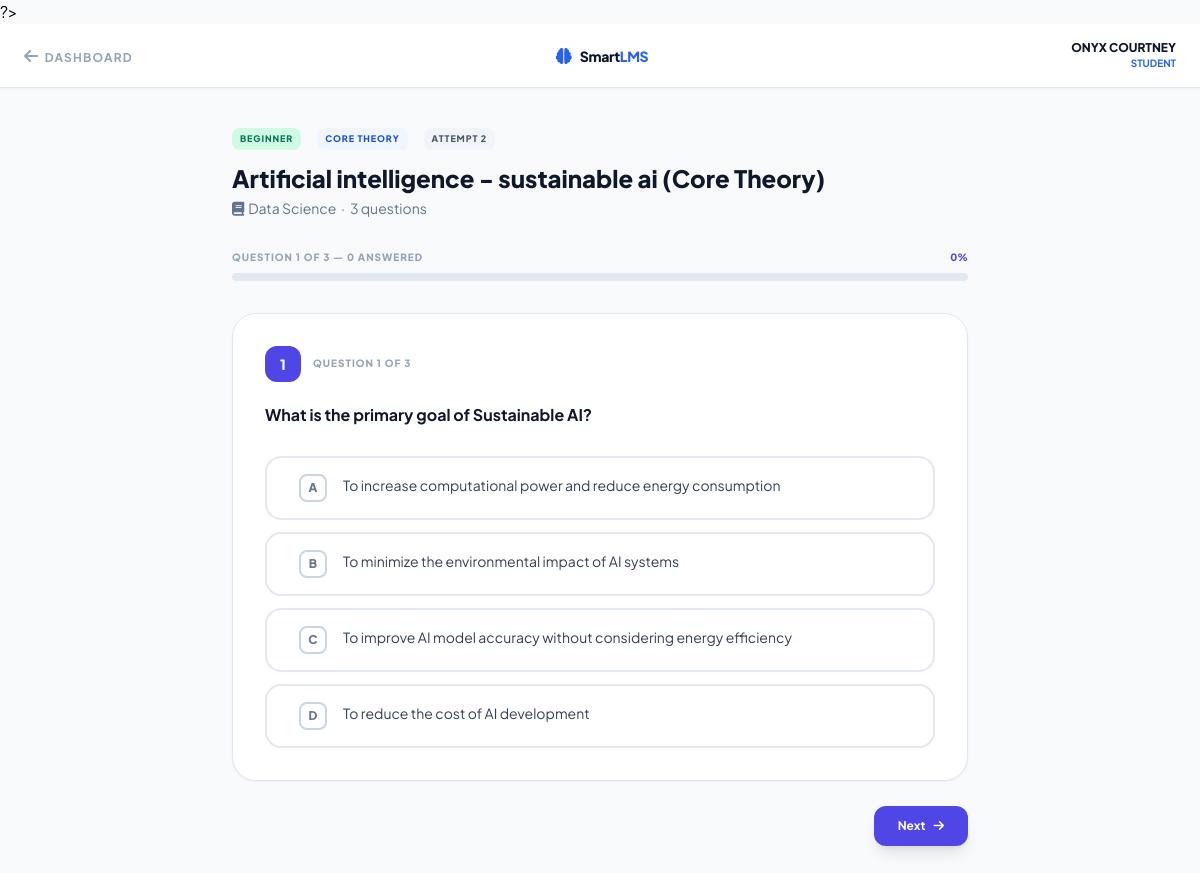
Screenshot of /student_quiz.php?quiz_id=61 (signed in) with the database file from the repository.
### tables this page shows
CREATE TABLE `quizzes` (
  `id` int(11) NOT NULL,
  `course_id` int(11) DEFAULT NULL,
  `unit_id` int(11) DEFAULT NULL,
  `material_id` int(11) DEFAULT NULL,
  `title` varchar(255) NOT NULL,
  `difficulty` enum('beginner','intermediate','advanced') DEFAULT 'beginner',
  `is_active` tinyint(1) DEFAULT 0,
  `skill_name` varchar(100) DEFAULT NULL,
  `topic` varchar(255) DEFAULT NULL,
  `created_by` int(11) DEFAULT NULL,
  `created_at` timestamp NOT NULL DEFAULT current_timestamp()
);

CREATE TABLE `courses` (
  `id` int(11) NOT NULL,
  `title` varchar(255) NOT NULL,
  `description` text DEFAULT NULL,
  `lecturer_id` int(11) DEFAULT NULL,
  `skill_category` varchar(100) DEFAULT NULL
);

CREATE TABLE `questions` (
  `id` int(11) NOT NULL,
  `quiz_id` int(11) DEFAULT NULL,
  `question_text` text NOT NULL,
  `option_a` text DEFAULT NULL,
  `option_b` text DEFAULT NULL,
  `option_c` text DEFAULT NULL,
  `option_d` text DEFAULT NULL,
  `correct_option` char(1) DEFAULT NULL,
  `explanation` text DEFAULT NULL
);

### Student_quiz.php (the view, shortened to what this page needs)
<?php
$student_id = intval($_SESSION['user_id']);
$quiz_id = intval($_GET['quiz_id'] ?? 0);
$quiz = mysqli_fetch_assoc(mysqli_query($conn,
    "SELECT q.*, c.title as course_title, cu.title AS unit_title, cu.unit_code
     FROM quizzes q
     JOIN courses c ON c.id = q.course_id
     LEFT JOIN course_units cu ON cu.id = q.unit_id
     WHERE q.id = $quiz_id AND q.is_active = 1"
));
$attempt_res = mysqli_fetch_assoc(mysqli_query($conn,
    "SELECT COUNT(*) as cnt FROM results WHERE student_id = $student_id AND quiz_id = $quiz_id"
));
$attempt_no = intval($attempt_res['cnt']) + 1;
$q_res = mysqli_query($conn,
    "SELECT id, question_text, option_a, option_b, option_c, option_d, correct_option, explanation
     FROM questions WHERE quiz_id = $quiz_id ORDER BY id ASC"
);
$questions = [];
while ($q = mysqli_fetch_assoc($q_res)) $questions[] = $q;
$total_questions = count($questions);
$show_results = false;
$studentName = $_SESSION['user_name'] ?? 'Student';
$diffBadge = [
    'beginner'     => 'bg-emerald-100 text-emerald-700',
    'intermediate' => 'bg-amber-100 text-amber-700',
    'advanced'     => 'bg-rose-100 text-rose-700',
];
?>
<!DOCTYPE html>
<html lang="en">
<head>
    <script src="https://cdn.tailwindcss.com"></script>
    <link rel="stylesheet" href="https://cdnjs.cloudflare.com/ajax/libs/font-awesome/6.4.0/css/all.min.css">
</head>
<body class="bg-slate-50 min-h-screen">
    <nav class="bg-white border-b border-slate-200 px-6 py-4 flex items-center justify-between sticky top-0 z-40 shadow-sm">
        <div class="flex items-center space-x-4">
            <a href="student_dashboard.php" class="text-slate-400 hover:text-slate-700 transition">
                <i class="fa-solid fa-arrow-left mr-1"></i>
                <span class="text-xs font-bold uppercase tracking-widest">Dashboard</span>
            </a>
        </div>
        <div class="flex items-center space-x-2 text-center">
            <i class="fa-solid fa-brain text-blue-600"></i>
            <span class="font-extrabold text-slate-900 text-sm tracking-tight">Smart<span class="text-blue-600">LMS</span></span>
        </div>
        <div class="text-right">
            <p class="text-xs font-black text-slate-900 uppercase"><?php echo htmlspecialchars($studentName); ?></p>
            <p class="text-[10px] text-blue-600 font-bold uppercase">Student</p>
        </div>
    </nav>
    <div class="max-w-3xl mx-auto px-4 py-10">
    <?php if (!$show_results): ?>
        <div class="mb-8">
            <div class="flex items-center space-x-2 mb-3 flex-wrap gap-2">
                <span class="<?php echo $diffBadge[$quiz['difficulty']] ?? 'bg-slate-100 text-slate-700'; ?> text-[9px] font-black uppercase px-2 py-1 rounded-lg tracking-widest">
                    <?php echo ucfirst($quiz['difficulty']); ?>
                </span>
                <span class="bg-blue-50 text-blue-700 text-[9px] font-black uppercase px-2 py-1 rounded-lg tracking-widest">
                    <?php echo htmlspecialchars($quiz['skill_name'] ?? 'Core Theory'); ?>
                </span>
                <span class="bg-slate-100 text-slate-600 text-[9px] font-black uppercase px-2 py-1 rounded-lg tracking-widest">
                    Attempt <?php echo $attempt_no; ?>
                </span>
            </div>
            <h1 class="text-2xl font-extrabold text-slate-900"><?php echo htmlspecialchars($quiz['title']); ?></h1>
            <p class="text-slate-500 text-sm mt-1">
                <i class="fa-solid fa-book mr-1"></i><?php echo htmlspecialchars($quiz['course_title']); ?>
                &nbsp;·&nbsp; <?php echo $total_questions; ?> questions
            </p>
        </div>
        <div class="mb-8">
            <div class="flex justify-between mb-2">
                <span id="progress-label" class="text-[10px] font-black uppercase text-slate-400 tracking-widest">Question 1 of <?php echo $total_questions; ?></span>
                <span id="progress-pct" class="text-[10px] font-black text-indigo-600">0%</span>
            </div>
            <div class="h-2 bg-slate-200 rounded-full overflow-hidden">
            </div>
        </div>
        <form method="POST" id="quiz-form">
            <?php foreach ($questions as $idx => $q):
                $optLabels = ['A' => $q['option_a'], 'B' => $q['option_b'], 'C' => $q['option_c'], 'D' => $q['option_d']];
            ?>
            <div class="q-slide <?php echo $idx === 0 ? 'active' : ''; ?>" id="q-<?php echo $idx; ?>">
                <div class="bg-white rounded-3xl border border-slate-200 shadow-sm p-8 mb-6">
                    <div class="flex items-center space-x-3 mb-5">
                        <div class="w-9 h-9 bg-indigo-600 text-white rounded-xl flex items-center justify-center font-black text-sm"><?php echo $idx + 1; ?></div>
                        <span class="text-[10px] font-black uppercase text-slate-400 tracking-widest">Question <?php echo $idx + 1; ?> of <?php echo $total_questions; ?></span>
                    </div>
                    <p class="text-slate-900 font-bold text-base leading-relaxed mb-7"><?php echo htmlspecialchars($q['question_text']); ?></p>
                    <div class="space-y-3" id="opts-<?php echo $idx; ?>">
                        <?php foreach ($optLabels as $letter => $text): ?>
                        <label class="opt-btn flex items-start space-x-4 p-4 rounded-2xl bg-white cursor-pointer"
                               onclick="selectOption(<?php echo $idx; ?>, '<?php echo $letter; ?>', this)">
                            <div class="w-7 h-7 rounded-lg border-2 border-slate-300 flex items-center justify-center font-black text-xs text-slate-500 flex-shrink-0 opt-circle"><?php echo $letter; ?></div>
                            <span class="text-slate-700 text-sm leading-snug pt-0.5"><?php echo htmlspecialchars($text); ?></span>
                        </label>
                        <?php endforeach; ?>
                    </div>
                </div>
                <div class="flex items-center justify-between">
                    <?php if ($idx < $total_questions - 1): ?>
                    <button type="button"
                        onclick="navigate(<?php echo $idx; ?>, <?php echo $idx + 1; ?>)"
                        id="next-<?php echo $idx; ?>"
                        class="flex items-center space-x-2 px-6 py-3 bg-indigo-600 text-white rounded-xl text-xs font-bold hover:bg-indigo-700 transition-all shadow-lg disabled:opacity-40 disabled:cursor-not-allowed">
                        <span>Next</span><i class="fa-solid fa-arrow-right"></i>
                    </button>
                    <?php endif; ?>
                </div>
            </div>
            <?php endforeach; ?>
        </form>
    <?php endif;  ?>
    </div>
</body>
</html>

### Student_quiz.php (style rules this page uses)
body { font-family: 'Plus Jakarta Sans', sans-serif; }
.q-slide { display: none; }
.q-slide.active { display: block; animation: fadeSlide 0.3s ease-out; }
.opt-btn { cursor: pointer; border: 2px solid #e2e8f0; transition: all 0.15s ease; }

### rows the page displays
quizzes: difficulty "BEGINNER", skill_name "CORE THEORY", title "Artificial intelligence - sustainable ai (Core Theory)", course.title "Data Science"
questions: question_text "What is the primary goal of Sustainable AI?", letter "A", option_a "To increase computational power and reduce energy consumption", letter "B", option_b "To minimize the environmental impact of AI systems", letter "C", option_c "To improve AI model accuracy without considering energy efficiency", letter "D", option_d "To reduce the cost of AI development"

### other values shown
$studentName "ONYX COURTNEY"
$attempt_no "2"
$total_questions "3"
